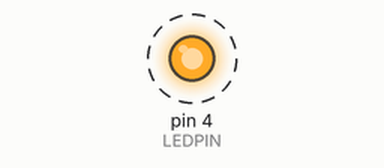
A sketch run on a simulated Arduino Uno, built with avr-gcc and run on an emulated ATmega328P. Shown: output pins drawn as LEDs (lit = HIGH). Dashed ring = blinking.

Above: at 0.5 s.
Timing chart, 0 to 4.6 s (numbered marks = the images above):
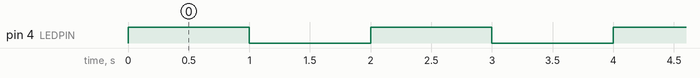

Measured:
- by itself, pin 4 (LEDPIN): alternates HIGH for 1.0 s and LOW for 1.0 s

The sketch:

lightCircuits.ino
```cpp
int LEDPIN = 4;
int LEDPIN2 = 5;

void setup() {
  // put your setup code here, to run once:
  pinMode(LEDPIN, OUTPUT);
}

void loop() {
  // put your main code here, to run repeatedly:
  digitalWrite(LEDPIN,HIGH);
  digitalWrite(LEDPIN2, LOW);
  delay(1000);
  digitalWrite(LEDPIN, LOW);
  digitalWrite(LEDPIN2, HIGH);
  delay(1000);
}
```
